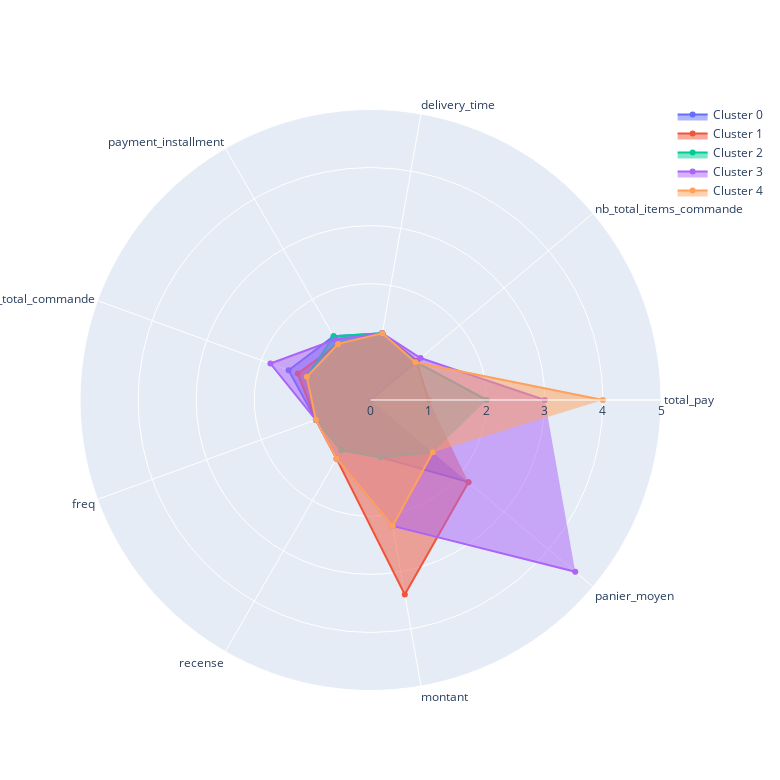

The notebook cell saved with this chart:
### Code cell
# Créer une figure en radar pour chaque cluster
fig = go.Figure()

for cluster, row in df_clusters.iterrows():
    values = row.values.tolist()
    

    

    fig.add_trace(go.Scatterpolar(
        r=values,
        theta=cmn,
        fill='toself',
        name=f'Cluster {cluster}'
    ))

# Mettre en forme la figurenum_cols,
fig.update_layout(
    polar=dict(
        radialaxis=dict(
            visible=True,
            range=[0, 5]
        ),
    ),
    showlegend=True,
    width=780,
    height=780

)

# Afficher la figure
fig.show()
figsize = (60,60)

### Figure 1 — Plotly figure (JSON) as saved in the notebook; plotly's stock layout.template omitted (floating-point values rounded to 4 significant figures)
{"data": [{"fill": "toself", "name": "Cluster 0", "r": [0, 1.048, 1.167, 1.269, 1.5, 1, 1, 1, 2.2, 1.046], "theta": ["total_pay", "nb_total_items_commande", "delivery_time", "payment_installment", "nb_total_commande", "freq", "recense", "montant", "panier_moyen"], "type": "scatterpolar"}, {"fill": "toself", "name": "Cluster 1", "r": [1, 1.035, 1.167, 1.115, 1.333, 1, 1.167, 3.4, 2.2, 1.034], "theta": ["total_pay", "nb_total_items_commande", "delivery_time", "payment_installment", "nb_total_commande", "freq", "recense", "montant", "panier_moyen"], "type": "scatterpolar"}, {"fill": "toself", "name": "Cluster 2", "r": [2, 1.019, 1.167, 1.269, 1.167, 1, 1, 1, 1.4, 1.019], "theta": ["total_pay", "nb_total_items_commande", "delivery_time", "payment_installment", "nb_total_commande", "freq", "recense", "montant", "panier_moyen"], "type": "scatterpolar"}, {"fill": "toself", "name": "Cluster 3", "r": [3, 1.124, 1.167, 1.202, 1.833, 1, 1.167, 2.2, 4.6, 1.119], "theta": ["total_pay", "nb_total_items_commande", "delivery_time", "payment_installment", "nb_total_commande", "freq", "recense", "montant", "panier_moyen"], "type": "scatterpolar"}, {"fill": "toself", "name": "Cluster 4", "r": [4, 1.01, 1.167, 1.115, 1.167, 1, 1.167, 2.2, 1.4, 1.01], "theta": ["total_pay", "nb_total_items_commande", "delivery_time", "payment_installment", "nb_total_commande", "freq", "recense", "montant", "panier_moyen"], "type": "scatterpolar"}], "layout": {"height": 780, "polar": {"radialaxis": {"range": [0, 5], "visible": true}}, "showlegend": true, "width": 780}}
